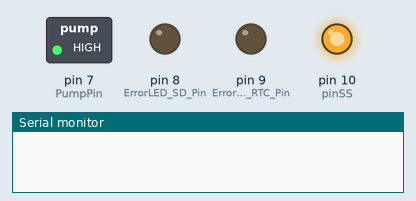
Simulated run of this sketch. Board: Arduino Uno, built with avr-gcc and run on an emulated ATmega328P. Parts: switched loads named in the sketch (green lamp = pin HIGH), output pins drawn as LEDs (lit = HIGH), the last lines printed to the serial monitor. The local clock reads 2024-03-15 10:24:30 at power-on unless the sketch sets it; storage starts empty.

Above: at 0.1 s.
At 0.7 s:
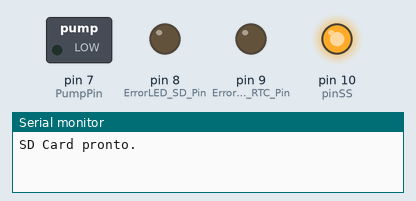
Timing chart, 0 to 2.2 s (numbered marks = the images above):
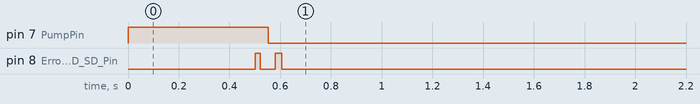

Measured:
- by itself, pin 7 (PumpPin): HIGH → LOW at 0.55 s
- by itself, pin 8 (ErrorLED_SD_Pin): HIGH → LOW at 0.52 s, → HIGH 0.06 s later, → LOW 0.03 s later

The sketch:

telhado.ino
```cpp
#include <Wire.h>
#include <RTClib.h>
#include <SD.h>
#include <SPI.h>

RTC_DS1307 rtc;
File dataFile;
File logFile;
File lastTimeFile;
File pumpTimeFile;   // <- NOVO: armazena último acionamento da bomba

// Definição dos Pinos:
const int pinSS = 10;
const int MoisturePin = A0;
const int Temp1Pin = A1;
const int Temp2Pin = A2;

// Variáveis
int start_minute;
int update_interval = 5;
float moisture;
float temp1;
float temp2;

// LEDs
const int ErrorLED_RTC_Pin = 9;
const int ErrorLED_SD_Pin = 8;

// Controle RTC
bool rtc_error = false;
unsigned long last_unix_time = 0;

// ----------- CONTROLE DA BOMBA -----------
const int PumpPin = 7;
unsigned long last_pump_time = 0;     // Unix timestamp do último acionamento
const unsigned long interval_1day = 1UL * 24UL * 3600UL; // 1 dia em segundos
bool pump_running = false;
unsigned long pump_start_millis = 0;
// -----------------------------------------

void setup() {
  Serial.begin(9600);
  Wire.begin();

  // LEDs
  pinMode(ErrorLED_RTC_Pin, OUTPUT);
  pinMode(ErrorLED_SD_Pin, OUTPUT);
  digitalWrite(ErrorLED_RTC_Pin, LOW);
  digitalWrite(ErrorLED_SD_Pin, LOW);

  // PINO DO RELÉ
  pinMode(PumpPin, OUTPUT);
  digitalWrite(PumpPin, HIGH);  // HIGH = desligado

  // RTC
  if (!rtc.begin()) {
    Serial.println(F("Não foi possível encontrar o módulo RTC!"));
    while (1);
  }

  if (!rtc.isrunning()) {
    Serial.println(F("RTC não está funcionando! Configurando a hora..."));
    rtc.adjust(DateTime(F(__DATE__), F(__TIME__)));
  }

  DateTime now = rtc.now();

  // Inicialização SD
  pinMode(pinSS, OUTPUT);
  digitalWrite(pinSS, HIGH);
  delay(500);

  digitalWrite(ErrorLED_SD_Pin, HIGH);
  if (!SD.begin(pinSS)) {
    Serial.println(F("Falha na inicialização do SD Card."));
    while (1) {
      digitalWrite(ErrorLED_SD_Pin, HIGH); delay(100);
      digitalWrite(ErrorLED_SD_Pin, LOW); delay(100);
    }
  }
  Serial.println(F("SD Card pronto."));
  digitalWrite(ErrorLED_SD_Pin, LOW);


  // LAST.TXT (checagem RTC)
  if (SD.exists("LAST.TXT")) {
      lastTimeFile = SD.open("LAST.TXT", FILE_READ);
      if (lastTimeFile) {
          last_unix_time = lastTimeFile.parseInt();
          lastTimeFile.close();
      }
  }

  if (now.unixtime() < last_unix_time && last_unix_time > 0) {
      Serial.println(F("ERRO RTC"));
      rtc_error = true;
      digitalWrite(ErrorLED_RTC_Pin, HIGH);
  }


  // BOMBA.TXT (último acionamento)
  if (SD.exists("BOMBA.TXT")) {
      pumpTimeFile = SD.open("BOMBA.TXT", FILE_READ);
      if (pumpTimeFile) {
          last_pump_time = pumpTimeFile.parseInt();
          pumpTimeFile.close();
      }
  } else {
      last_pump_time = 0;
  }


  // Arquivo dados
  dataFile = SD.open("dados.txt", FILE_WRITE);
  if (dataFile) {
    dataFile.println(F("Timestamp,Umidade,Temp1,Temp2"));
    dataFile.close();
  }

  // Log inicial
  start_minute = now.minute();
  char now_str[20];
  sprintf(now_str, "%04d/%02d/%02d %02d:%02d:%02d",
          now.year(), now.month(), now.day(),
          now.hour(), now.minute(), now.second());

  logFile = SD.open("log.txt", FILE_WRITE);
  if (logFile) {
    logFile.print(F("Arduino inicializado em: "));
    logFile.println(now_str);
    logFile.close();
  }
}

// ---------------- LOOP -------------------

void loop() {

  if (rtc_error) digitalWrite(ErrorLED_RTC_Pin, HIGH);
  else digitalWrite(ErrorLED_RTC_Pin, LOW);

  DateTime now = rtc.now();
  int now_second = now.second();
  int now_minute = now.minute();
  int now_hour = now.hour();
  int now_day = now.day();
  int now_month = now.month();
  int now_year = now.year();

  unsigned long now_unix = now.unixtime();


  // ----------------- CONTROLE DA BOMBA -----------------

  // Se a bomba está ligada, verificar tempo de desligar
  if (pump_running) {
      if (millis() - pump_start_millis >= 300000UL) { // 5 minutos
          digitalWrite(PumpPin, HIGH);  // Desliga
          pump_running = false;

          logFile = SD.open("log.txt", FILE_WRITE);
          if (logFile) {
              logFile.print("Bomba DESLIGADA em ");
              logFile.print(now_year); logFile.print("/");
              logFile.print(now_month); logFile.print("/");
              logFile.print(now_day); logFile.print(" ");
              logFile.print(now_hour); logFile.print(":");
              logFile.print(now_minute); logFile.print(":");
              logFile.println(now_second);
              logFile.close();
          }
      }
  }

  // Condições para ativação:
  bool pode_ativar =
      (!pump_running) &&
      (moisture < 40.0) &&
      (now_unix - last_pump_time >= interval_1day);

  if (pode_ativar) {
      digitalWrite(PumpPin, LOW);  // Liga (invertido)
      pump_running = true;
      pump_start_millis = millis();
      last_pump_time = now_unix;

      // Salva no SD
      if (SD.exists("BOMBA.TXT")) SD.remove("BOMBA.TXT");
      pumpTimeFile = SD.open("BOMBA.TXT", FILE_WRITE);
      if (pumpTimeFile) {
          pumpTimeFile.print(last_pump_time);
          pumpTimeFile.close();
      }

      // Log
      logFile = SD.open("log.txt", FILE_WRITE);
      if (logFile) {
          logFile.print("Bomba LIGADA em ");
          logFile.print(now_year); logFile.print("/");
          logFile.print(now_month); logFile.print("/");
          logFile.print(now_day); logFile.print(" ");
          logFile.print(now_hour); logFile.print(":");
          logFile.print(now_minute); logFile.print(":");
          logFile.println(now_second);
          logFile.close();
      }
  }

  // ------------------- COLETA E SALVAMENTO -------------------

  if (((now_minute - start_minute) % update_interval == 0) && (now_second >= 30)) {

    moisture = map(analogRead(MoisturePin), 1023, 400, 0.0, 100.0);
    temp1 = analogRead(Temp1Pin)*(500.0 / 1023.0);
    temp2 = analogRead(Temp2Pin)*(500.0 / 1023.0) + 1.5;

    char moisture_str[10];
    char temp1_str[10];
    char temp2_str[10];

    dtostrf(moisture, 6, 2, moisture_str);
    dtostrf(temp1, 6, 2, temp1_str);
    dtostrf(temp2, 6, 2, temp2_str);

    char buffer[70];
    sprintf(buffer, "%04d/%02d/%02d %02d:%02d:%02d,%s,%s,%s",
        now_year, now_month, now_day,
        now_hour, now_minute, now_second,
        moisture_str, temp1_str, temp2_str);

    digitalWrite(ErrorLED_SD_Pin, HIGH);

    dataFile = SD.open("dados.txt", FILE_WRITE);
    if (!dataFile) {
        SD.begin(pinSS);
        dataFile = SD.open("dados.txt", FILE_WRITE);
    }

    if (dataFile) {
      dataFile.println(buffer);
      dataFile.close();

      if (SD.exists("LAST.TXT")) SD.remove("LAST.TXT");
      lastTimeFile = SD.open("LAST.TXT", FILE_WRITE);
      if (lastTimeFile) {
        lastTimeFile.print(now_unix);
        lastTimeFile.close();
      }
    }

    digitalWrite(ErrorLED_SD_Pin, LOW);
  }

  delay(1000*30);
}
```
